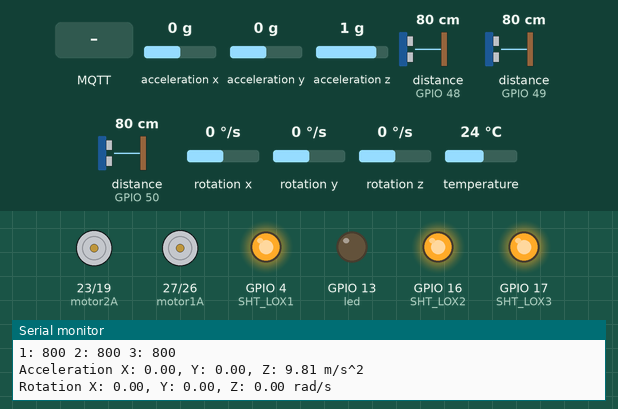
Recording of a sketch running on a simulated ESP32. On the bench: motor-driver pin pairs drawn as motors (green arrow = first pin HIGH = forward, orange = second pin HIGH = backward, longer = more drive), output pins drawn as LEDs (lit = HIGH), the last lines printed to the serial monitor. The test bench sets the inputs (shaded band); at power-on: distance to the obstacle (sensors on GPIO 48, GPIO 50, GPIO 49) 80 cm, acceleration x 0 g, acceleration y 0 g, acceleration z 1 g, rotation x 0 °/s, rotation y 0 °/s, rotation z 0 °/s, temperature 24 °C. WiFi joins after 1.5 s; servers stay silent unless stated; no MQTT or app messages arrive unless stated.

Above: at 6.0 s.
6.1 s: MQTT message "A" arrives on the first subscribed topic
At 7.3 s:
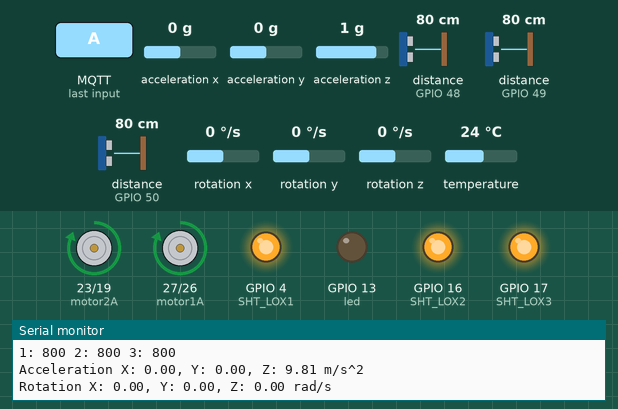
7.6 s: distance to the obstacle (sensor on GPIO 48) set to 23 cm
9.1 s: distance to the obstacle (sensor on GPIO 48) set to 17 cm
At 9.54 s:
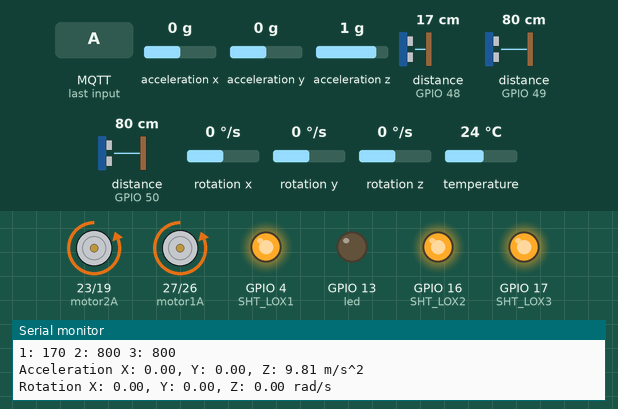
At 10.5 s:
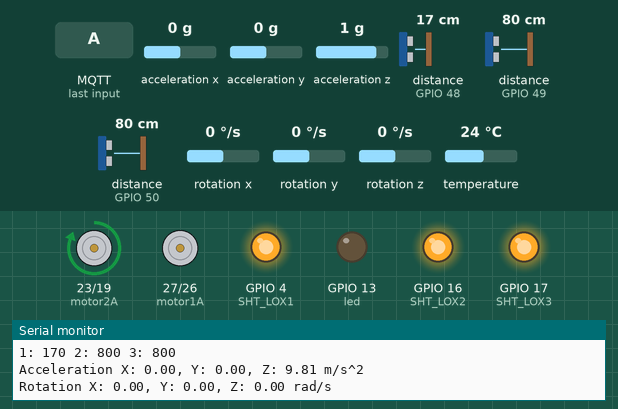
12.1 s: distance to the obstacle (sensor on GPIO 50) set to 86 cm
At 14.6 s:
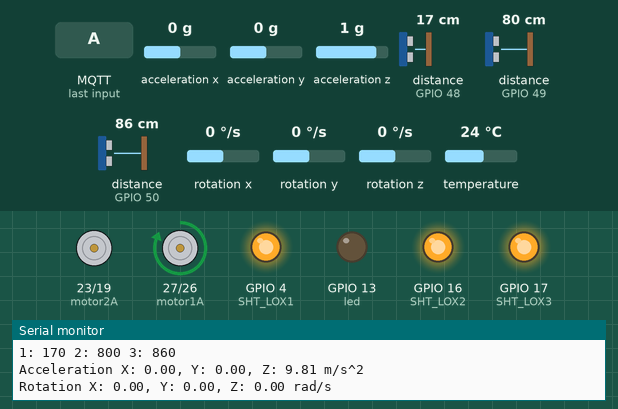
15.1 s: distance to the obstacle (sensor on GPIO 49) set to 83 cm
18.1 s: distance to the obstacle (sensor on GPIO 49) set to 90 cm
Timing chart, 0 to 22.1 s (numbered marks = the images above; inputs shaded):
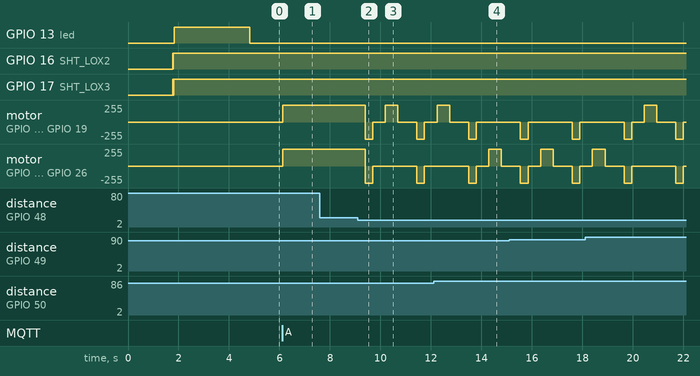

The sketch:

blink_led.ino
```cpp
int led = 13;
void configPinLed(){
  pinMode(led, OUTPUT);
  digitalWrite(led, LOW);
}

void turnOnLed(){
  digitalWrite(led, HIGH);
}

void turnOffLed(){
  digitalWrite(led, LOW);
}

void blinkLed(){
  turnOnLed();
  delay(3000);
  turnOffLed();
}
```

control_car.ino
```cpp
#include <WiFi.h>
#include <PubSubClient.h>

//Prototipo de funções externas
extern void configPinsMotor();
extern void initMqtt();
extern void conectaWiFi();
extern void mantemConexoes();
extern void startMQTTLoop();
extern void initSensorsDistance();
extern void configPinsSensorsDistance();
extern void read_sensors();
extern void initMPU6050();
extern void read_accel_gyro();
extern void sendValues();
extern void configPinLed();
extern void blinkLed();

extern PubSubClient MQTT;

void setup() {
  // put your setup code here, to run once:
  configPinLed();
  Serial.begin(9600);
  configPinsMotor();
  conectaWiFi();
  initMqtt();
  initMPU6050();
  configPinsSensorsDistance();
  initSensorsDistance();
  blinkLed();
}

void loop() {
  mantemConexoes();
  MQTT.loop();
  read_sensors();
  read_accel_gyro();
  sendValues();
}
```

control_vehicle.ino
```cpp
//Motor pinos

#define motor1A 27
#define motor1B 26
#define motor2A 23
#define motor2B 19
//motor 1 = motor esquerda = motor B
//motor 2 = motor direita = motor A

enum controlModes { MANUAL, AUTONOMOUS, COMMAND };
int controlMode = MANUAL;

void stopCar();
void frontCar(int milisseconds);
void backCar(int milisseconds);
void turnRightFrontCar(int milisseconds);
void turnLeftFrontCar(int milisseconds);
void turnRightBackCar();
void turnLeftBackCar();
void autonomousDrive();
void changeMode(int value);

//Prototipo de variaveis externas
extern int distancia1;
extern int distancia2;
extern int distancia3;
extern void read_sensors();
extern void read_accel_gyro();
extern void sendValues();
extern PubSubClient MQTT;

void configPinsMotor(){
  pinMode(motor1A, OUTPUT);
  pinMode(motor1B, OUTPUT);
  pinMode(motor2A, OUTPUT);
  pinMode(motor2B, OUTPUT);
  stopCar();
}

void stopCar(){
  digitalWrite(motor1A, LOW);
  digitalWrite(motor1B, LOW);
  digitalWrite(motor2A, LOW);
  digitalWrite(motor2B, LOW);
}

void frontCar(int milisseconds){
  digitalWrite(motor1A, HIGH);
  digitalWrite(motor1B, LOW);
  digitalWrite(motor2A, HIGH);
  digitalWrite(motor2B, LOW);
  if(milisseconds != 0){
    delay(milisseconds);
    stopCar();
  }
}

void backCar(int milisseconds){
  digitalWrite(motor1A, LOW);
  digitalWrite(motor1B, HIGH);
  digitalWrite(motor2A, LOW);
  digitalWrite(motor2B, HIGH);
  if(milisseconds != 0){
    delay(milisseconds);
    stopCar();
  }
}

void turnRightFrontCar(int milisseconds){
  digitalWrite(motor1A, LOW);
  digitalWrite(motor1B, LOW);
  digitalWrite(motor2A, HIGH);
  digitalWrite(motor2B, LOW);
  if(milisseconds != 0){
    delay(milisseconds);
    stopCar();
  }
}

void turnLeftFrontCar(int milisseconds){
  digitalWrite(motor1A, HIGH);
  digitalWrite(motor1B, LOW);
  digitalWrite(motor2A, LOW);
  digitalWrite(motor2B, LOW);
  if(milisseconds != 0){
    delay(milisseconds);
    stopCar();
  }
}

void turnRightBackCar(){
  digitalWrite(motor1A, LOW);
  digitalWrite(motor1B, LOW);
  digitalWrite(motor2A, LOW);
  digitalWrite(motor2B, HIGH);
}

void turnLeftBackCar(){
  digitalWrite(motor1A, LOW);
  digitalWrite(motor1B, HIGH);
  digitalWrite(motor2A, LOW);
  digitalWrite(motor2B, LOW);
}

void autonomousDrive(){
  if(distancia1 > 200){
    frontCar(0);
  }else{
    stopCar();
    backCar(300);
    delay(500);
    if(distancia3 > distancia2){
      if(distancia3 > 100){
        turnLeftFrontCar(500);
      }
    }else{
      if(distancia2 > 100){
        turnRightFrontCar(500);
      }
    }
    stopCar();
    delay(500);
  }
  read_sensors();
  MQTT.loop();
  read_accel_gyro();
  sendValues();
}

void changeMode(int value){
  controlMode = value;
  stopCar();
}
```

mpu6050_module.ino
```cpp
#include <Adafruit_MPU6050.h>
#include <Adafruit_Sensor.h>
#include <Wire.h>

Adafruit_MPU6050 mpu;

float ax = 0.0;
float ay = 0.0;
float az = 0.0;
float gx = 0.0;
float gy = 0.0;
float gz = 0.0;

void initMPU6050() {

  Serial.println("Adafruit MPU6050 test!");

  // Try to initialize!
  while (!mpu.begin()) {
    Serial.println("Failed to find MPU6050 chip");
    while (1) {
      delay(10);
    }
  }
  Serial.println("MPU6050 Found!");

  mpu.setAccelerometerRange(MPU6050_RANGE_8_G);
  Serial.print("Accelerometer range set to: ");
  switch (mpu.getAccelerometerRange()) {
  case MPU6050_RANGE_2_G:
    Serial.println("+-2G");
    break;
  case MPU6050_RANGE_4_G:
    Serial.println("+-4G");
    break;
  case MPU6050_RANGE_8_G:
    Serial.println("+-8G");
    break;
  case MPU6050_RANGE_16_G:
    Serial.println("+-16G");
    break;
  }
  mpu.setGyroRange(MPU6050_RANGE_250_DEG);
  Serial.print("Gyro range set to: ");
  switch (mpu.getGyroRange()) {
  case MPU6050_RANGE_250_DEG:
    Serial.println("+- 250 deg/s");
    break;
  case MPU6050_RANGE_500_DEG:
    Serial.println("+- 500 deg/s");
    break;
  case MPU6050_RANGE_1000_DEG:
    Serial.println("+- 1000 deg/s");
    break;
  case MPU6050_RANGE_2000_DEG:
    Serial.println("+- 2000 deg/s");
    break;
  }

  mpu.setFilterBandwidth(MPU6050_BAND_5_HZ);
  Serial.print("Filter bandwidth set to: ");
  switch (mpu.getFilterBandwidth()) {
  case MPU6050_BAND_260_HZ:
    Serial.println("260 Hz");
    break;
  case MPU6050_BAND_184_HZ:
    Serial.println("184 Hz");
    break;
  case MPU6050_BAND_94_HZ:
    Serial.println("94 Hz");
    break;
  case MPU6050_BAND_44_HZ:
    Serial.println("44 Hz");
    break;
  case MPU6050_BAND_21_HZ:
    Serial.println("21 Hz");
    break;
  case MPU6050_BAND_10_HZ:
    Serial.println("10 Hz");
    break;
  case MPU6050_BAND_5_HZ:
    Serial.println("5 Hz");
    break;
  }

  Serial.println("");
  delay(100);
}

void read_accel_gyro() {
  /* Get new sensor events with the readings */
  sensors_event_t a, g, temp;
  mpu.getEvent(&a, &g, &temp);

  ax = a.acceleration.x;
  ay = a.acceleration.y;
  az = a.acceleration.z;
  gx = g.gyro.x;
  gy = g.gyro.y;
  gz = g.gyro.z;
  /* Print out the values */
  Serial.print("Acceleration X: ");
  Serial.print(a.acceleration.x);
  Serial.print(", Y: ");
  Serial.print(a.acceleration.y);
  Serial.print(", Z: ");
  Serial.print(a.acceleration.z);
  Serial.println(" m/s^2");

  Serial.print("Rotation X: ");
  Serial.print(g.gyro.x);
  Serial.print(", Y: ");
  Serial.print(g.gyro.y);
  Serial.print(", Z: ");
  Serial.print(g.gyro.z);
  Serial.println(" rad/s");

  Serial.println("");
  delay(100);
}
```

mqtt.ino
```cpp
//WiFi
const char* SSID = "SSID";                // SSID / nome da rede WiFi que deseja se conectar
const char* PASSWORD = "PASSWORD";                 //Senha da rede WiFi que deseja se conectar
WiFiClient wifiClient;

//MQTT
const char* BROKER_MQTT = "broker.mqtt-dashboard.com";   // seu endereço IP  //  "broker.hivemq.com - funcionou"; // "broker.mqtt-dashboard.com - funcionou";  //"192.168.1.19"; "iot-eclipse.org"    //URL do broker MQTT que se deseja utilizar
int BROKER_PORT = 1883;                      // Porta do Broker MQTT

#define ID_MQTT  "CARRO1"            //Informe um ID unico e seu. Caso sejam usados IDs repetidos a ultima conexão irá sobrepor a anterior.

//topicos
#define TOPIC_SUBSCRIBE "4361fd9a-0c1e-420c-b858-27ad478288e6/controlCar"

#define TOPIC_PUBLISH_DISTANCE_SENSOR "4361fd9a-0c1e-420c-b858-27ad478288e6/distanceSensor"
#define TOPIC_PUBLISH_ACCELEROMETER "4361fd9a-0c1e-420c-b858-27ad478288e6/accelerometer"
#define TOPIC_PUBLISH_GYROSCOPE "4361fd9a-0c1e-420c-b858-27ad478288e6/gyroscope"

char data[40];

PubSubClient MQTT(wifiClient);        // Instancia o Cliente MQTT passando o objeto espClient

//Declaração das Funções
void mantemConexoes();  //Garante que as conexoes com WiFi e MQTT Broker se mantenham ativas
void conectaWiFi();     //Faz conexão com WiFi
void conectaMQTT();     //Faz conexão com Broker MQTT
void enviaPacote();     //Envia pacote
void recebePacote(char* topic, byte* payload, unsigned int length); //Recebe pacote
void sendValues();
void sendDistanceMeasure();
void sendAcceleration();
void sendGyro();

//Prototipo de funções externas
extern void stopCar();
extern void frontCar(int milisseconds);
extern void backCar(int milisseconds);
extern void turnRightFrontCar(int milisseconds);
extern void turnLeftFrontCar(int milisseconds);
extern void turnRightBackCar();
extern void turnLeftBackCar();
extern void changeMode(int value);

//Prototipo de variaveis externas
extern int controlMode;

extern int distancia1;
extern int distancia2;
extern int distancia3;

extern float ax;
extern float ay;
extern float az;
extern float gx;
extern float gy;
extern float gz;

void initMqtt() {
  MQTT.setServer(BROKER_MQTT, BROKER_PORT);
  MQTT.setCallback(recebePacote);
}

void startMQTTLoop(){
  MQTT.loop();
}

void mantemConexoes() {
  if (!MQTT.connected()) {
    conectaMQTT();
  }

  conectaWiFi(); //se não há conexão com o WiFI, a conexão é refeita
}

void conectaWiFi() {

  if (WiFi.status() == WL_CONNECTED) {
    return;
  }

  Serial.print("Conectando-se na rede: ");
  Serial.print(SSID);
  Serial.println("  Aguarde!");
  WiFi.begin(SSID, PASSWORD); // Conecta na rede WI-FI
  while (WiFi.status() != WL_CONNECTED) {
    delay(100);
    Serial.print(".");
  }

  Serial.println();
  Serial.print("Conectado com sucesso, na rede: ");
  Serial.print(SSID);
  Serial.print("  IP obtido: ");
  Serial.println(WiFi.localIP());
}

void conectaMQTT() {
  while (!MQTT.connected()) {
    Serial.print("Conectando ao Broker MQTT: ");
    Serial.println(BROKER_MQTT);
    if (MQTT.connect(ID_MQTT)) {
      Serial.println("Conectado ao Broker com sucesso!");
      MQTT.subscribe(TOPIC_SUBSCRIBE);
    }
    else {
      Serial.println("Nao foi possivel se conectar ao broker.");
      Serial.println("Nova tentativa de conexao em 10s");
      delay(10000);
    }
  }
}

void recebePacote(char* topic, byte* payload, unsigned int length) {
  String msg;

  //obtem a string do payload recebido
  for (int i = 0; i < length; i++)
  {
    char c = (char)payload[i];
    msg += c;
  }

  Serial.println(msg);
  if (msg == "A") {
    changeMode(AUTONOMOUS);
  }else if(msg == "M"){
    changeMode(MANUAL);
  }else if(msg == "C"){
    changeMode(COMMAND);
  }

  if(controlMode == MANUAL){
    Serial.println("MANUAL");
    if (msg == "000") {
      stopCar();
    } else if (msg == "101") {
      frontCar(0);
    } else if (msg == "111") {
      backCar(0);
    } else if (msg == "001") {
      turnRightFrontCar(0);
    } else if (msg == "100") {
      turnLeftFrontCar(0);
    } else if (msg == "011") {
      turnRightBackCar();
    } else if (msg == "110") {
      turnLeftBackCar();
    }
  }else if(controlMode == AUTONOMOUS){
    Serial.println("AUTO");
    do {
      autonomousDrive();
    } while(controlMode == AUTONOMOUS);
  }else if(controlMode == COMMAND){
    Serial.println("COMMAND");
    if(msg == "111"){
      frontCar(1000);
    }else if(msg == "010"){
      backCar(1000);
    }else if(msg == "100"){
      turnLeftFrontCar(700);
    }else if(msg == "110"){
      turnLeftFrontCar(1200);
    }else if(msg == "001"){
      turnRightFrontCar(700);
    }else if(msg == "011"){
      turnRightFrontCar(1200);
    }
  }
}

void sendDistanceMeasure(){
  snprintf(data, sizeof(data), "1:%d | 2:%d | 3:%d", distancia1, distancia2, distancia3);
  MQTT.publish(TOPIC_PUBLISH_DISTANCE_SENSOR, data);
}

void sendAcceleration(){
  snprintf(data, sizeof(data), "x:%.2f", ax);
  MQTT.publish(TOPIC_PUBLISH_ACCELEROMETER, data);
}

void sendGyro(){
  snprintf(data, sizeof(data), "z:%.2f", gz);
  MQTT.publish(TOPIC_PUBLISH_GYROSCOPE, data);
}

void sendValues(){
  sendDistanceMeasure();
  sendAcceleration();
  sendGyro();
}
```

read_distance.ino
```cpp
#include "Adafruit_VL53L0X.h"

// address we will assign if dual sensor is present
#define LOX1_ADDRESS 0x30
#define LOX2_ADDRESS 0x31
#define LOX3_ADDRESS 0x32

// set the pins to shutdown
#define SHT_LOX1 4
#define SHT_LOX2 16
#define SHT_LOX3 17

// objects for the vl53l0x
Adafruit_VL53L0X lox1 = Adafruit_VL53L0X();
Adafruit_VL53L0X lox2 = Adafruit_VL53L0X();
Adafruit_VL53L0X lox3 = Adafruit_VL53L0X();

// this holds the measurement
VL53L0X_RangingMeasurementData_t measure1;
VL53L0X_RangingMeasurementData_t measure2;
VL53L0X_RangingMeasurementData_t measure3;

int distancia1 = 0;
int distancia2 = 0;
int distancia3 = 0;
/*
    Reset all sensors by setting all of their XSHUT pins low for delay(10), then set all XSHUT high to bring out of reset
    Keep sensor #1 awake by keeping XSHUT pin high
    Put all other sensors into shutdown by pulling XSHUT pins low
    Initialize sensor #1 with lox.begin(new_i2c_address) Pick any number but 0x29 and it must be under 0x7F. Going with 0x30 to 0x3F is probably OK.
    Keep sensor #1 awake, and now bring sensor #2 out of reset by setting its XSHUT pin high.
    Initialize sensor #2 with lox.begin(new_i2c_address) Pick any number but 0x29 and whatever you set the first sensor to
 */
void initSensorsDistance() {
  // all reset
  digitalWrite(SHT_LOX1, LOW);
  digitalWrite(SHT_LOX2, LOW);
  digitalWrite(SHT_LOX3, LOW);
  delay(10);
  // all unreset
  digitalWrite(SHT_LOX1, HIGH);
  digitalWrite(SHT_LOX2, HIGH);
  digitalWrite(SHT_LOX3, HIGH);
  delay(10);

  // activating LOX1 and reseting LOX2, L0X3
  digitalWrite(SHT_LOX1, HIGH);
  digitalWrite(SHT_LOX2, LOW);
  digitalWrite(SHT_LOX3, LOW);

  // initing LOX1
  while(!lox1.begin(LOX1_ADDRESS)) {
    Serial.println(F("Failed to boot first VL53L0X"));
    delay(1000);
  }
  delay(10);

  // activating LOX2
  digitalWrite(SHT_LOX2, HIGH);
  digitalWrite(SHT_LOX3, LOW);
  delay(10);

  //initing LOX2
  while(!lox2.begin(LOX2_ADDRESS)) {
    Serial.println(F("Failed to boot second VL53L0X"));
    delay(1000);
  }

  delay(10);
  // activating LOX3
  digitalWrite(SHT_LOX3, HIGH);
  delay(10);

  //initing LOX3
  while(!lox3.begin(LOX3_ADDRESS)) {
    Serial.println(F("Failed to boot second VL53L0X"));
    delay(1000);
  }
}

void read_sensors() {

  lox1.rangingTest(&measure1, false); // pass in 'true' to get debug data printout!
  lox2.rangingTest(&measure2, false); // pass in 'true' to get debug data printout!
  lox3.rangingTest(&measure3, false); // pass in 'true' to get debug data printout!

  // print sensor one reading
  Serial.print(F("1: "));
  if(measure1.RangeStatus != 4) {     // if not out of range
    distancia1 = measure1.RangeMilliMeter;
    Serial.print(measure1.RangeMilliMeter);
  } else {
    distancia1 = 8091;
    Serial.print(F("Out of range"));
  }

  Serial.print(F(" "));

  // print sensor two reading
  Serial.print(F("2: "));
  if(measure2.RangeStatus != 4) {
    distancia2 = measure2.RangeMilliMeter;
    Serial.print(measure2.RangeMilliMeter);
  } else {
    distancia2 = 8091;
    Serial.print(F("Out of range"));
  }

  Serial.print(F(" "));

  // print sensor two reading
  Serial.print(F("3: "));
  if(measure3.RangeStatus != 4) {
    distancia3 = measure3.RangeMilliMeter;
    Serial.print(measure3.RangeMilliMeter);
  } else {
    distancia3 = 8091;
    Serial.print(F("Out of range"));
  }

  Serial.println();
}

void configPinsSensorsDistance(){
  pinMode(SHT_LOX1, OUTPUT);
  pinMode(SHT_LOX2, OUTPUT);
  pinMode(SHT_LOX3, OUTPUT);

  Serial.println(F("Shutdown pins inited..."));

  digitalWrite(SHT_LOX1, LOW);
  digitalWrite(SHT_LOX2, LOW);
  digitalWrite(SHT_LOX3, LOW);

  Serial.println(F("Both in reset mode...(pins are low)"));


  Serial.println(F("Starting..."));
}
```

Measured:
- the behaviour switches between 21 and 20 cm on distance to the obstacle (sensor on GPIO 48) (found by bisection; images 1 and 2)
- the behaviour switches between 80 and 81 cm on distance to the obstacle (sensor on GPIO 50) (found by bisection; images 3 and 4)
- after the input at 6.1 s, motor on GPIO 23 (motor2A) / GPIO 19 (motor2B), motor on GPIO 27 (motor1A) / GPIO 26 (motor1B): stopped → forward 255/255 at once
- after the input at 12.1 s, motor on GPIO 23 (motor2A) / GPIO 19 (motor2B): goes on until 13.8 s, then stays stopped
